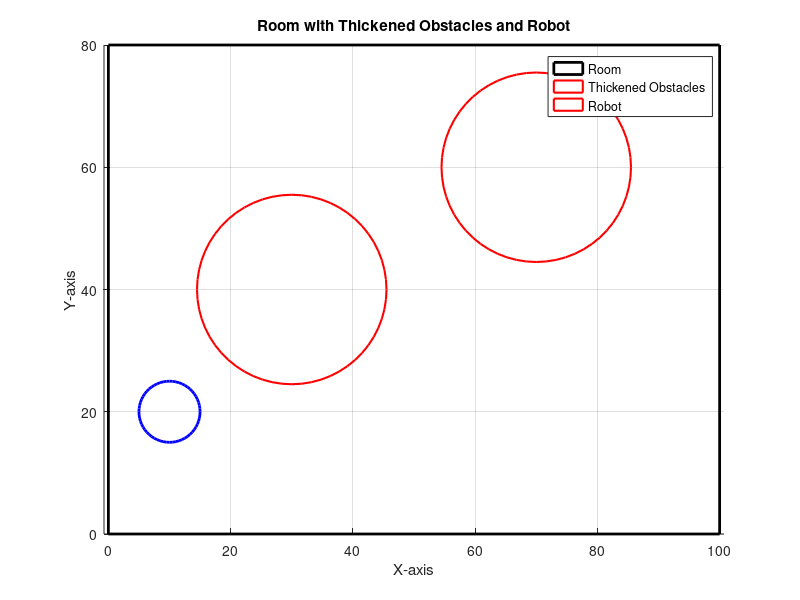

Reproduce this figure in MATLAB.
% Plot della stanza con gli ostacoli "ingrassati" di 5 (raggio del robot) +
% il 10% del raggio

% Dati della stanza e degli ostacoli
roomWidth = 100;  % Larghezza della stanza
roomHeight = 80;  % Altezza della stanza
robotRadius = 5;  % Raggio del robot
obstacleRadius = 10;  % Raggio degli ostacoli
obstaclePositions = [30, 40; 70, 60];  % Posizioni degli ostacoli

% Creazione della figura
figure;

% Disegno della stanza
rectangle('Position', [0, 0, roomWidth, roomHeight], 'EdgeColor', 'k', 'LineWidth', 2);
hold on;

% Disegno degli ostacoli "ingrassati" usando rettangoli approssimati
for i = 1:size(obstaclePositions, 1)
    obstacleX = obstaclePositions(i, 1);
    obstacleY = obstaclePositions(i, 2);
    thickenedRadius = robotRadius + 0.1 * robotRadius;  % Aggiunta del 10% del raggio
    
    % Calcolo delle posizioni del rettangolo approssimato
    rectX = obstacleX - obstacleRadius - thickenedRadius;
    rectY = obstacleY - obstacleRadius - thickenedRadius;
    rectWidth = 2 * (obstacleRadius + thickenedRadius);
    rectHeight = 2 * (obstacleRadius + thickenedRadius);
    
    % Disegno del rettangolo
    rectangle('Position', [rectX, rectY, rectWidth, rectHeight], 'Curvature', [1, 1], 'EdgeColor', 'r', 'LineWidth', 1.5);
end

% Disegno del robot
robotPosition = [10, 20];  % Posizione del robot (cambia questa posizione secondo necessità)
rectangle('Position', [robotPosition(1) - robotRadius, robotPosition(2) - robotRadius, 2 * robotRadius, 2 * robotRadius], ...
    'Curvature', [1, 1], 'EdgeColor', 'b', 'LineWidth', 2);

% Impostazione dell'aspetto della figura
axis equal;
grid on;
xlabel('X-axis');
ylabel('Y-axis');
title('Room with Thickened Obstacles and Robot');

% Legenda
legend('Room', 'Thickened Obstacles', 'Robot');

% Mostrare la griglia e la legenda
grid on;
legend show;

% Facoltativo: salvare l'immagine
% saveas(gcf, 'room_plot.png');
